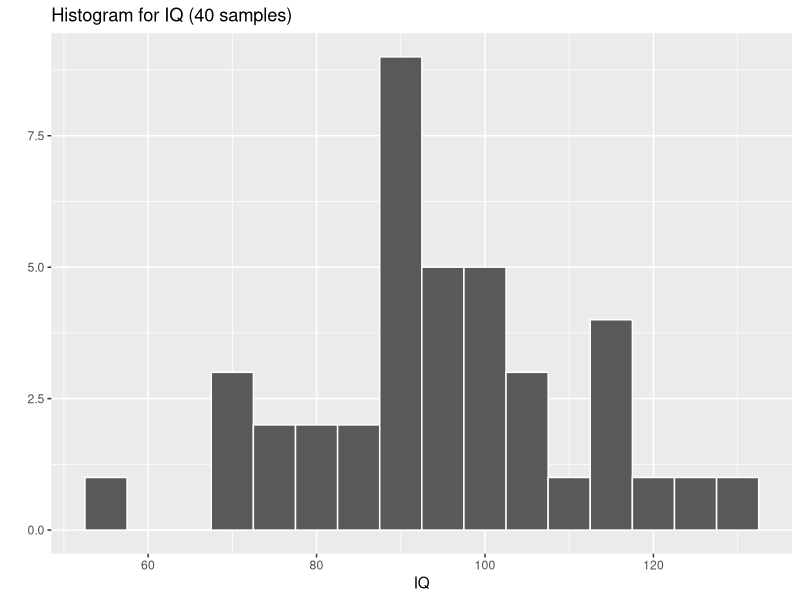
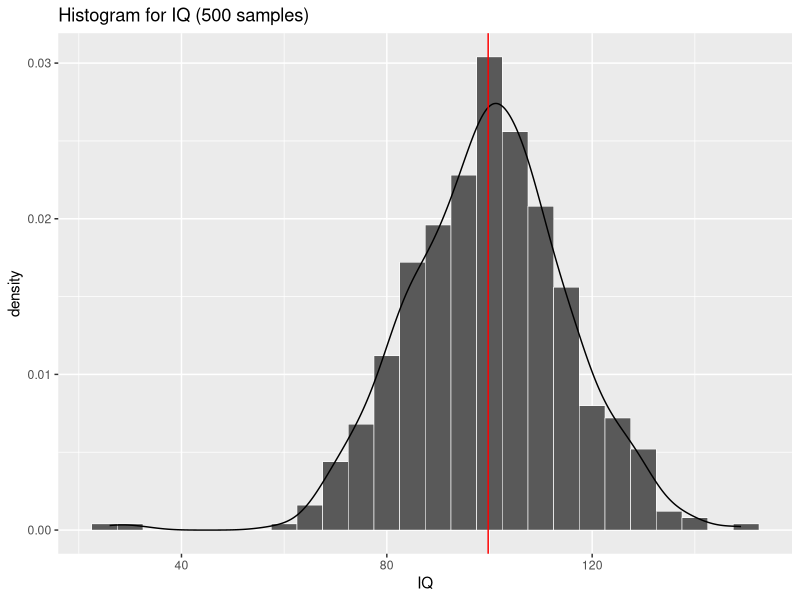
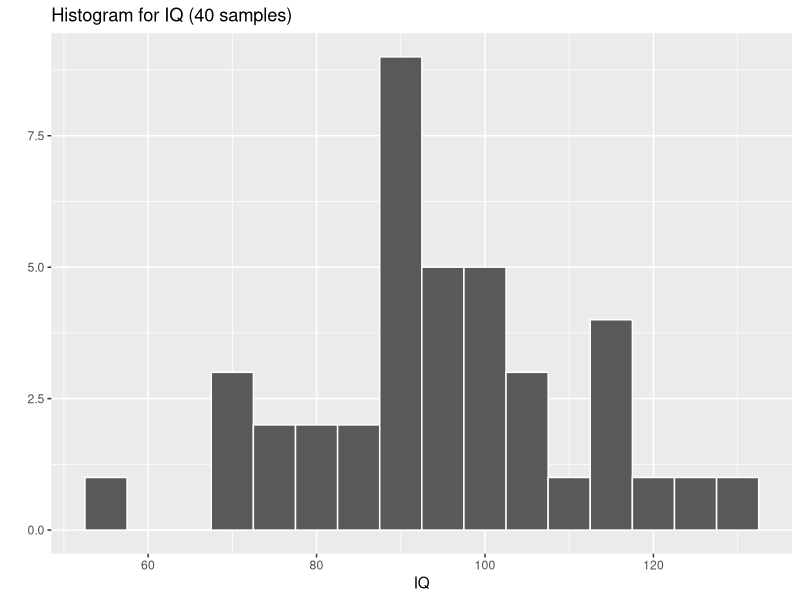

Write the R code that produced these figures, in order.
## ---- chunk 1
# if you haven't already, set your working directory to 'stats_intro'
#setwd("<dirPath>/stats_intro")

# read the data, store in variable called 'dt'
dt <- read.csv('data/exampleData.tsv', sep='\t', row.names=1)

# print the first few rows
head(dt, n=5)
## ---- chunk 2
# <tableName>$<columnName>
dt$IQ
## ---- chunk 3
# if you need to install the psych library:
# install.packages("psych", dependencies=TRUE)
library(psych)  # this is an external library that has some really useful tools within it

# the 'describe' function comes with the psych library and will report descriptive stats on all vars in your table
describe(dt)
## ---- chunk 4
# if you need to install the ggplot library:
# install.packages("ggplot2", dependencies=TRUE)
library(ggplot2)  # useful plotting library

qplot(IQ, data=dt, 
      binwidth=5,
      main="Histogram for IQ (40 samples)",
      col=I("white"))
## ---- chunk 5
# read in larger population datatable
dt_pop <- read.csv('data/exampleData_population.tsv', sep='\t', row.names=1)


# plot the histogram for IQ scores from larger population
ggplot(dt_pop, aes(x=IQ, y=..density..)) + 
  geom_histogram(binwidth=5, size=.2, col="white") + 
  geom_density(colour="black") +
  geom_vline(xintercept=mean(dt_pop$IQ), color="red") +
  ggtitle("Histogram for IQ (500 samples)")

## ---- chunk 6
qplot(IQ, data=dt, 
      binwidth=5,
      main="Histogram for IQ (40 samples)",
      col=I("white"))
## ---- chunk 7
shapiro.test(dt$IQ)

## ---- chunk 8
shapiro.test(dt$IQ)

